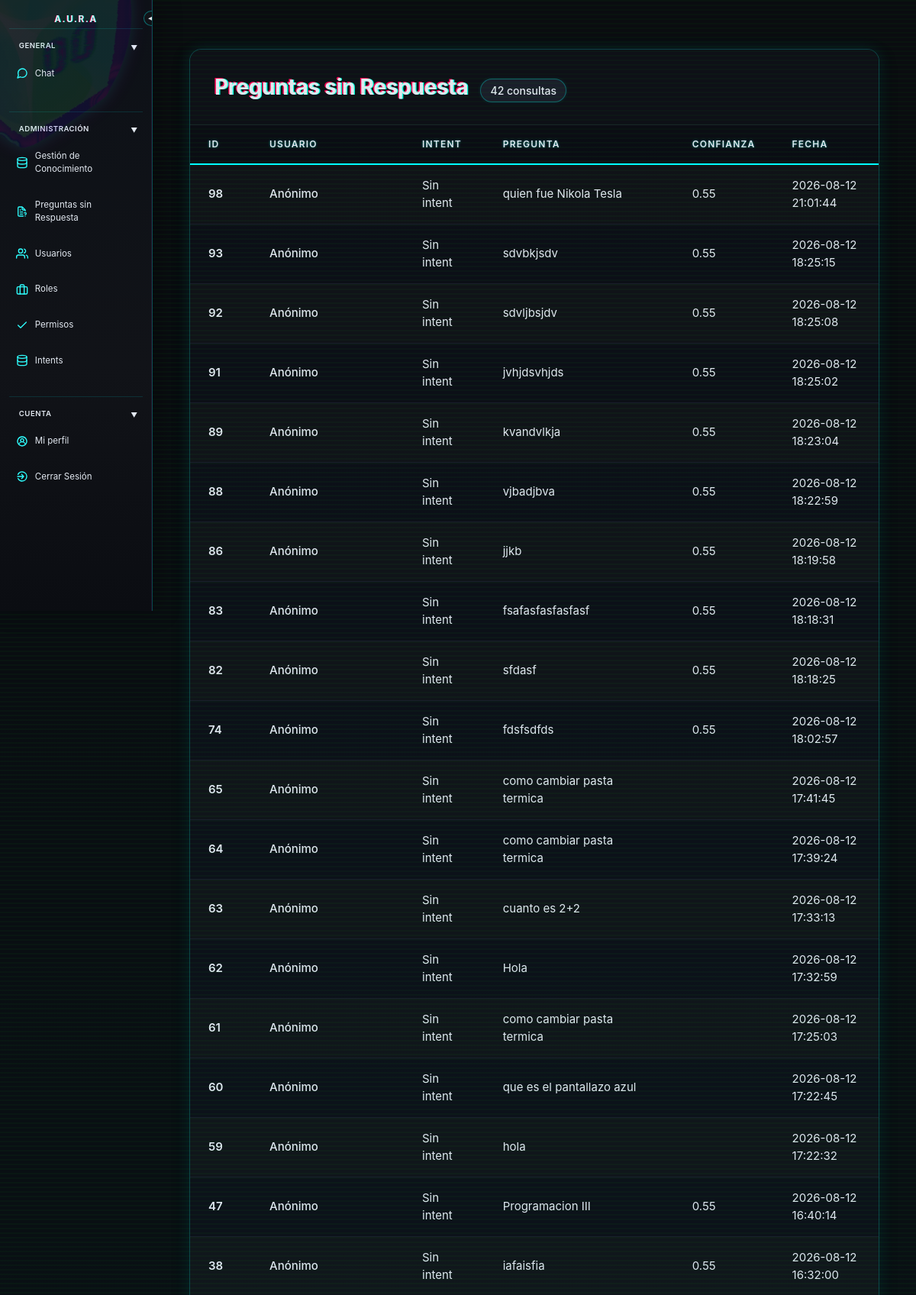
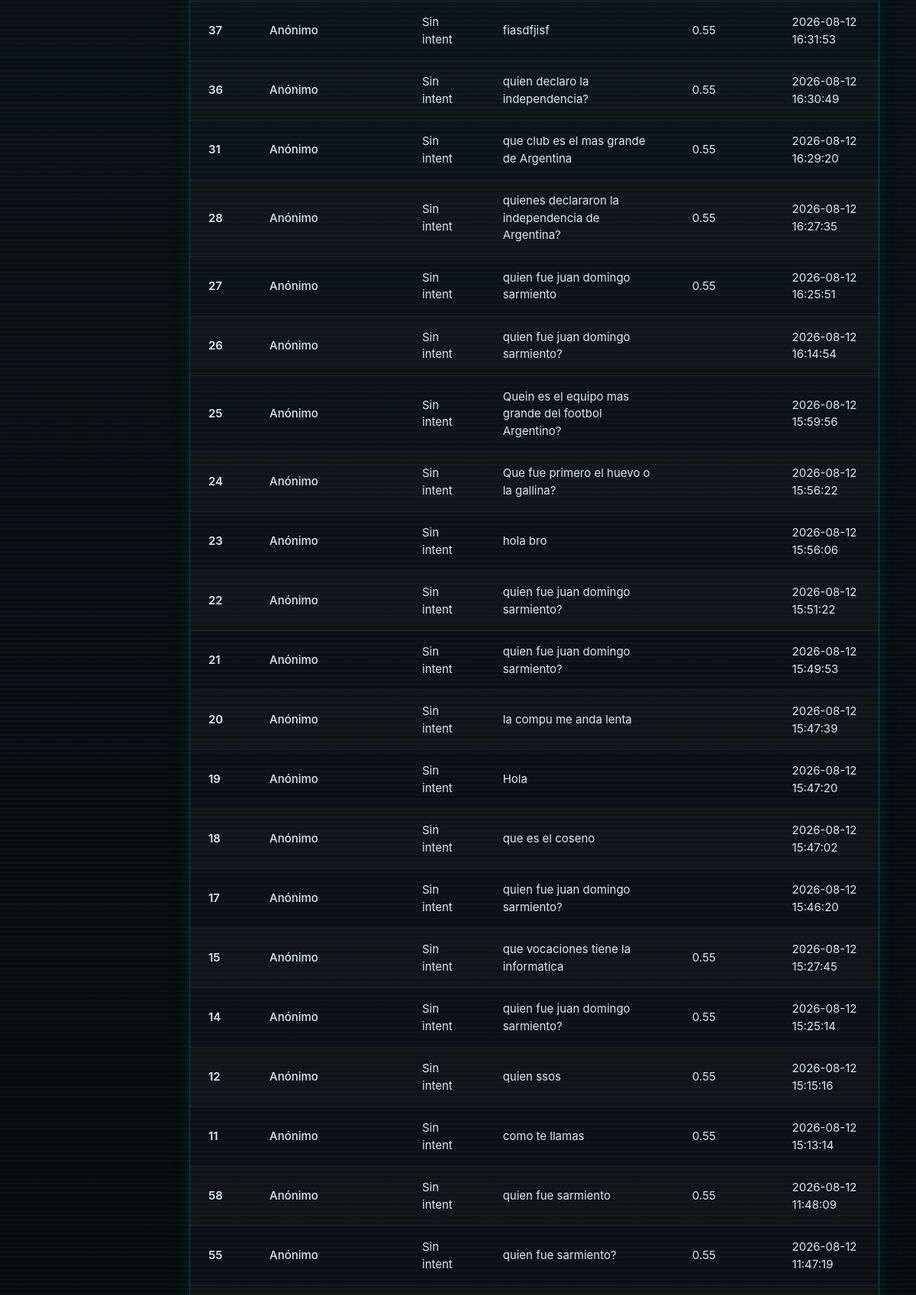
The page /index.php?controller=consultas&action=index (signed in, upper part) on the database its author committed (2 pictures, top to bottom).
### tables this page shows
CREATE TABLE `consultas` (
  `id` int(11) NOT NULL,
  `usuario_id` int(11) DEFAULT NULL,
  `intent_id` int(11) DEFAULT NULL,
  `texto_pregunta` varchar(255) DEFAULT NULL,
  `confianza` float DEFAULT NULL,
  `fue_respondida` tinyint(1) DEFAULT 0,
  `fecha_hora` datetime DEFAULT NULL
);

### controller/ConsultasController.php (called while the page is built, shortened)
<?php
require_once "model/Consulta.class.php";
class ConsultasController
{
    public function index()
    {
        $consultasSinResponder = Consulta::listarNoRespondidas();
        require_once "view/consultas/index.php";
    }
}

### model/Consulta.class.php (called while the page is built, shortened)
<?php
include_once "Database.class.php";
class Consulta
{
    private $id;
    private $usuario;
    private $intent;
    private $texto_pregunta;
    private $confianza;
    private $fecha_hora;
    public function __construct($id = null, $usuario = null, $intent = null, $texto_pregunta = null, $confianza = null, $fue_respondida = null, $fecha_hora = null)
    {
        $this->id = $id;
        $this->usuario = $usuario;
        $this->intent = $intent;
        $this->texto_pregunta = $texto_pregunta;
        $this->confianza = $confianza;
        $this->fecha_hora = $fecha_hora ?: date('Y-m-d H:i:s');
    }
    public static function listarNoRespondidas()
    {
        $conexion = Database::getInstance()->getConnection();
        $sql = "SELECT * FROM consultas WHERE fue_respondida = 0 ORDER BY fecha_hora DESC";
        $stmt = $conexion->query($sql);
        $consultas = [];
        while ($fila = $stmt->fetch(PDO::FETCH_ASSOC)) {
            $usuario = null;
            $intent = null;
            $consultas[] = new Consulta($fila['id'], $usuario, $intent, $fila['texto_pregunta'], $fila['confianza'], $fila['fue_respondida'], $fila['fecha_hora']);
        }
        return $consultas;
    }
    public function getId() { return $this->id; }
    public function getUsuario() { return $this->usuario; }
    public function getIntent() { return $this->intent; }
    public function getTextoPregunta() { return $this->texto_pregunta; }
    public function getConfianza() { return $this->confianza; }
    public function getFechaHora() { return $this->fecha_hora; }
}
?>

### model/Database.class.php (called while the page is built)
<?php
class Database
{
    private static $instancia=null;
    private $nombre="chatbot_v2";
    private $servidor="localhost";
    private $usuario="root";
    private $clave="";
    private $conexion;
    public function __construct()
    {
        try {
            $dsn="mysql:host={$this->servidor};dbname={$this->nombre};charset=utf8";
            $this->conexion = new PDO($dsn, $this->usuario, $this->clave);
            $this->conexion->setAttribute(PDO::ATTR_ERRMODE, PDO::ERRMODE_EXCEPTION);
        } catch (PDOException $e) {
            die("Error de conexion:".$e->getMessage());
        }
    }
    public static function getInstance(){
        if(!self::$instancia){
            self::$instancia=new Database();
        }
        return self::$instancia;
    }
    public function getConnection(){
        return $this->conexion;
    }
}
?>

### view/consultas/index.php (the view, shortened to what this page needs)
<?php
    require_once __DIR__ . '/../layout/header.php';
    require_once __DIR__ . '/../layout/sidebar.php';
?>
<div class="main-content">
    <div class="panel-container">
        <div class="header-section">
            <div class="header-left">
                <h1>Preguntas sin Respuesta</h1>
                <?php if(!empty($consultasSinResponder)): ?>
                    <span class="object-count"><?= count($consultasSinResponder) ?> consultas</span>
                <?php endif; ?>
            </div>
        </div>
        <div class="table-container">
            <table class="objects-table">
                <thead>
                    <tr>
                        <th>ID</th>
                        <th>Usuario</th>
                        <th>Intent</th>
                        <th>Pregunta</th>
                        <th>Confianza</th>
                        <th>Fecha</th>
                    </tr>
                </thead>
                <tbody>
                    <?php if(!empty($consultasSinResponder)): ?>
                        <?php foreach($consultasSinResponder as $consulta): ?>
                            <?php
                                $cid = $consulta->getId();
                                $usuarioNombre = $consulta->getUsuario() ? $consulta->getUsuario()->getNombre() : 'Anónimo';
                                $intentNombre = $consulta->getIntent() ? $consulta->getIntent()->getNombreIntent() : 'Sin intent';
                                $textoConsulta = $consulta->getTextoPregunta();
                                $confianza = $consulta->getConfianza();
                                $fechaHora = $consulta->getFechaHora();
                            ?>
                            <tr>
                                <td class="id-cell"><?= $cid ?></td>
                                <td class="name-cell"><?= $usuarioNombre ?></td>
                                <td class="desc-cell"><?= $intentNombre ?></td>
                                <td class="desc-cell"><?= $textoConsulta ?></td>
                                <td class="desc-cell"><?= $confianza ?></td>
                                <td class="desc-cell"><?= $fechaHora ?></td>
                            </tr>
                        <?php endforeach; ?>
                    <?php endif; ?>
                </tbody>
            </table>
        </div>
    </div>
</div>
<?php require_once __DIR__ . '/../layout/footer.php'; ?>

### assets/css/style.css (style rules this page uses)
* { margin: 0; padding: 0; box-sizing: border-box; }
:root { color-scheme: dark; --bg: #0a0c10; --text: #e2e8f0; --panel: #111318; --panel-2: #1a1e2a; --header-bg: #0e1017; --muted: #cbd5e6; --muted-2: #4a5b7a; --accent: #00ffff; --accent-2: #ff00ff; --accent-weak: rgba(0,255,255,0.2); --accent-weak-2: rgba(0,255,255,0.1); --glitch-1: rgb(0, 255, 221); --glitch-2: rgb(255, 0, 85); --noise: rgba(0, 255, 0, 0.03); --scanline: rgba(0,255,255,0.02); --danger: #f44; --danger-weak: rgba(255,68,68,0.08); --highlight: #0b0d14; --border: rgba(0, 255, 255, 0.2); --shadow-accent: rgba(0, 255, 255, 0.1); --btn-info-bg: #0ff; }
.main-content { margin-left: 200px; padding: 2rem; width: calc(100% - 200px); min-height: calc(100vh - 4rem); transition: margin-left 0.3s ease, width 0.3s ease; }
body { font-family: -apple-system, BlinkMacSystemFont, 'Segoe UI', Roboto, 'Helvetica Neue', Arial, sans-serif; background: var(--bg) !important; background-color: var(--bg) !important; min-height: 100vh; padding: 2rem 1rem; line-height: 1.5; color: var(--text); -webkit-text-fill-color: var(--text); position: relative; forced-color-adjust: none; }
body::before { content: ""; position: fixed; top: 0; left: 0; width: 100%; height: 100%; background: repeating-linear-gradient(0deg, var(--noise) 0px, var(--noise) 2px, transparent 2px, transparent 6px); pointer-events: none; z-index: 999; }
body::after { content: ""; position: fixed; top: 0; left: 0; width: 100%; height: 100%; background: linear-gradient(0deg, rgba(0,0,0,0) 0%, var(--scanline) 50%, rgba(0,0,0,0) 100%); pointer-events: none; z-index: 999; animation: scan 8s linear infinite; }
.panel-container { max-width: 1200px; margin: 0 auto; background: var(--panel); border-radius: 1rem; box-shadow: 0 0 20px var(--shadow-accent), 0 10px 25px -5px rgba(0, 0, 0, 0.5); overflow: hidden; transition: all 0.3s ease; border: 1px solid var(--border); position: relative; forced-color-adjust: none; }
.header-section { display: flex; justify-content: space-between; align-items: center; flex-wrap: wrap; gap: 1rem; padding: 1.75rem 2rem; border-bottom: 1px solid var(--panel-2); background: var(--header-bg); }
.header-left { display: flex; align-items: baseline; gap: 1rem; flex-wrap: wrap; }
h1 { font-size: 1.75rem; font-weight: 700; letter-spacing: -0.01em; position: relative; color: var(--accent) !important; text-shadow: 0.05em 0 0 var(--glitch-1), -0.05em -0.025em 0 var(--glitch-2) !important; animation: glitch-text 3s infinite; forced-color-adjust: none; }
.object-count { background: var(--panel-2); color: var(--accent); padding: 0.25rem 0.75rem; border-radius: 2rem; font-size: 0.875rem; font-weight: 500; display: inline-flex; align-items: center; gap: 0.375rem; border: 1px solid rgba(0, 255, 255, 0.3); box-shadow: 0 0 5px var(--shadow-accent); }
.table-container { overflow-x: auto; padding: 0; }
.objects-table { width: 100%; border-collapse: collapse; font-size: 0.9375rem; }
.objects-table thead { background: var(--highlight); border-bottom: 2px solid var(--accent); }
.objects-table th { text-align: left; padding: 1rem 1.5rem; font-weight: 600; color: var(--accent); text-transform: uppercase; font-size: 0.75rem; letter-spacing: 0.1em; text-shadow: 0 0 3px rgba(0, 255, 255, 0.5); }
.objects-table td { padding: 1rem 1.5rem; border-bottom: 1px solid var(--panel-2); color: var(--muted); }
.id-cell { font-weight: 600; color: var(--accent); width: 80px; }
.name-cell { font-weight: 500; width: 200px; }
.desc-cell { color: var(--muted); word-break: break-word; max-width: 500px; }
.objects-table tbody tr { transition: background-color 0.2s ease; }
.objects-table tbody tr:nth-child(even) { background-color: rgba(13,15,23,1); }

### assets/css/sidebar.css (style rules this page uses)
:root { --sidebar-width: 200px; --sidebar-collapsed-width: 50px; }

### rows shown on the page
consultas: id "98", usuarioNombre "Anónimo", intentNombre "Sin intent", texto_pregunta "quien fue Nikola Tesla", confianza "0.55", fecha_hora "2026-08-12 21:01:44"
consultas: id "93", usuarioNombre "Anónimo", intentNombre "Sin intent", texto_pregunta "sdvbkjsdv", confianza "0.55", fecha_hora "2026-08-12 18:25:15"
consultas: id "92", usuarioNombre "Anónimo", intentNombre "Sin intent", texto_pregunta "sdvljbsjdv", confianza "0.55", fecha_hora "2026-08-12 18:25:08"
consultas: id "91", usuarioNombre "Anónimo", intentNombre "Sin intent", texto_pregunta "jvhjdsvhjds", confianza "0.55", fecha_hora "2026-08-12 18:25:02"
consultas: id "89", usuarioNombre "Anónimo", intentNombre "Sin intent", texto_pregunta "kvandvlkja", confianza "0.55", fecha_hora "2026-08-12 18:23:04"
consultas: id "88", usuarioNombre "Anónimo", intentNombre "Sin intent", texto_pregunta "vjbadjbva", confianza "0.55", fecha_hora "2026-08-12 18:22:59"
consultas: id "86", usuarioNombre "Anónimo", intentNombre "Sin intent", texto_pregunta "jjkb", confianza "0.55", fecha_hora "2026-08-12 18:19:58"
consultas: id "83", usuarioNombre "Anónimo", intentNombre "Sin intent", texto_pregunta "fsafasfasfasfasf", confianza "0.55", fecha_hora "2026-08-12 18:18:31"
consultas: id "82", usuarioNombre "Anónimo", intentNombre "Sin intent", texto_pregunta "sfdasf", confianza "0.55", fecha_hora "2026-08-12 18:18:25"
consultas: id "74", usuarioNombre "Anónimo", intentNombre "Sin intent", texto_pregunta "fdsfsdfds", confianza "0.55", fecha_hora "2026-08-12 18:02:57"
consultas: id "65", usuarioNombre "Anónimo", intentNombre "Sin intent", texto_pregunta "como cambiar pasta termica", fecha_hora "2026-08-12 17:41:45"
consultas: id "64", usuarioNombre "Anónimo", intentNombre "Sin intent", texto_pregunta "como cambiar pasta termica", fecha_hora "2026-08-12 17:39:24"
consultas: id "63", usuarioNombre "Anónimo", intentNombre "Sin intent", texto_pregunta "cuanto es 2+2", fecha_hora "2026-08-12 17:33:13"
consultas: id "62", usuarioNombre "Anónimo", intentNombre "Sin intent", texto_pregunta "Hola", fecha_hora "2026-08-12 17:32:59"
consultas: id "61", usuarioNombre "Anónimo", intentNombre "Sin intent", texto_pregunta "como cambiar pasta termica", fecha_hora "2026-08-12 17:25:03"
consultas: id "60", usuarioNombre "Anónimo", intentNombre "Sin intent", texto_pregunta "que es el pantallazo azul", fecha_hora "2026-08-12 17:22:45"
consultas: id "59", usuarioNombre "Anónimo", intentNombre "Sin intent", texto_pregunta "hola", fecha_hora "2026-08-12 17:22:32"
consultas: id "47", usuarioNombre "Anónimo", intentNombre "Sin intent", texto_pregunta "Programacion III", confianza "0.55", fecha_hora "2026-08-12 16:40:14"
consultas: id "38", usuarioNombre "Anónimo", intentNombre "Sin intent", texto_pregunta "iafaisfia", confianza "0.55", fecha_hora "2026-08-12 16:32:00"
consultas: id "37", usuarioNombre "Anónimo", intentNombre "Sin intent", texto_pregunta "fiasdfjisf", confianza "0.55", fecha_hora "2026-08-12 16:31:53"
consultas: id "36", usuarioNombre "Anónimo", intentNombre "Sin intent", texto_pregunta "quien declaro la independencia?", confianza "0.55", fecha_hora "2026-08-12 16:30:49"
consultas: id "31", usuarioNombre "Anónimo", intentNombre "Sin intent", texto_pregunta "que club es el mas grande de Argentina", confianza "0.55", fecha_hora "2026-08-12 16:29:20"
consultas: id "28", usuarioNombre "Anónimo", intentNombre "Sin intent", texto_pregunta "quienes declararon la independencia de Argentina?", confianza "0.55", fecha_hora "2026-08-12 16:27:35"
consultas: id "27", usuarioNombre "Anónimo", intentNombre "Sin intent", texto_pregunta "quien fue juan domingo sarmiento", confianza "0.55", fecha_hora "2026-08-12 16:25:51"
consultas: id "26", usuarioNombre "Anónimo", intentNombre "Sin intent", texto_pregunta "quien fue juan domingo sarmiento?", fecha_hora "2026-08-12 16:14:54"
consultas: id "25", usuarioNombre "Anónimo", intentNombre "Sin intent", texto_pregunta "Quein es el equipo mas grande del footbol Argentino?", fecha_hora "2026-08-12 15:59:56"
consultas: id "24", usuarioNombre "Anónimo", intentNombre "Sin intent", texto_pregunta "Que fue primero el huevo o la gallina?", fecha_hora "2026-08-12 15:56:22"
consultas: id "23", usuarioNombre "Anónimo", intentNombre "Sin intent", texto_pregunta "hola bro", fecha_hora "2026-08-12 15:56:06"
consultas: id "22", usuarioNombre "Anónimo", intentNombre "Sin intent", texto_pregunta "quien fue juan domingo sarmiento?", fecha_hora "2026-08-12 15:51:22"
consultas: id "21", usuarioNombre "Anónimo", intentNombre "Sin intent", texto_pregunta "quien fue juan domingo sarmiento?", fecha_hora "2026-08-12 15:49:53"
consultas: id "20", usuarioNombre "Anónimo", intentNombre "Sin intent", texto_pregunta "la compu me anda lenta", fecha_hora "2026-08-12 15:47:39"
consultas: id "19", usuarioNombre "Anónimo", intentNombre "Sin intent", texto_pregunta "Hola", fecha_hora "2026-08-12 15:47:20"
consultas: id "18", usuarioNombre "Anónimo", intentNombre "Sin intent", texto_pregunta "que es el coseno", fecha_hora "2026-08-12 15:47:02"
consultas: id "17", usuarioNombre "Anónimo", intentNombre "Sin intent", texto_pregunta "quien fue juan domingo sarmiento?", fecha_hora "2026-08-12 15:46:20"
consultas: id "15", usuarioNombre "Anónimo", intentNombre "Sin intent", texto_pregunta "que vocaciones tiene la informatica", confianza "0.55", fecha_hora "2026-08-12 15:27:45"
consultas: id "14", usuarioNombre "Anónimo", intentNombre "Sin intent", texto_pregunta "quien fue juan domingo sarmiento?", confianza "0.55", fecha_hora "2026-08-12 15:25:14"
consultas: id "12", usuarioNombre "Anónimo", intentNombre "Sin intent", texto_pregunta "quien ssos", confianza "0.55", fecha_hora "2026-08-12 15:15:16"
consultas: id "11", usuarioNombre "Anónimo", intentNombre "Sin intent", texto_pregunta "como te llamas", confianza "0.55", fecha_hora "2026-08-12 15:13:14"
consultas: id "58", usuarioNombre "Anónimo", intentNombre "Sin intent", texto_pregunta "quien fue sarmiento", confianza "0.55", fecha_hora "2026-08-12 11:48:09"
consultas: id "55", usuarioNombre "Anónimo", intentNombre "Sin intent", texto_pregunta "quien fue sarmiento?", confianza "0.55", fecha_hora "2026-08-12 11:47:19"

### other values the page prints
count($consultasSinResponder) "42"
